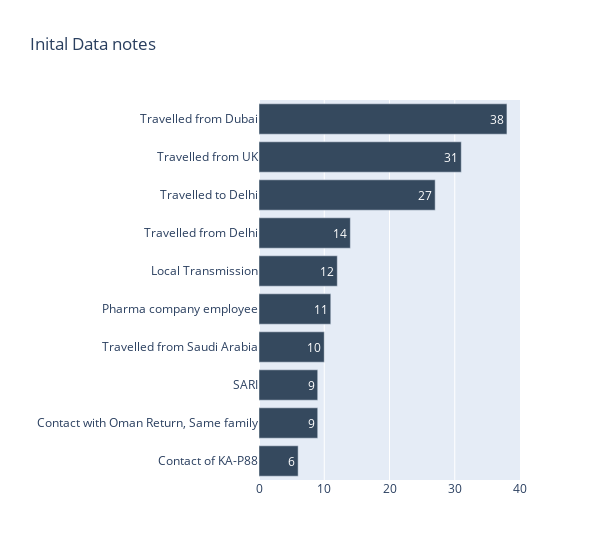

Notebook cell for this chart:
### Code cell
temppatientsDf = pd.DataFrame(patientsDf.groupby('notes')['notes'].count().sort_values(ascending=False))
temppatientsDf.columns = ['count']
temppatientsDf = temppatientsDf.reset_index()
temppatientsDf = temppatientsDf[temppatientsDf['notes']!='Details awaited']
temppatientsDf.head(10)
fig = px.bar(temppatientsDf.head(10).sort_values('count', ascending=True), x='count', y='notes', orientation='h', text='count', width=600,
       color_discrete_sequence = ['#35495e'], title='Inital Data notes')
fig.update_xaxes(title='')
fig.update_yaxes(title='')

### Figure 1 — Plotly figure (JSON) as saved in the notebook; plotly's stock layout.template omitted (floating-point values rounded to 4 significant figures)
{"data": [{"alignmentgroup": "True", "hovertemplate": "count=%{text}<br>notes=%{y}<extra></extra>", "legendgroup": "", "marker": {"color": "#35495e"}, "name": "", "offsetgroup": "", "orientation": "h", "showlegend": false, "text": [6, 9, 9, 10, 11, 12, 14, 27, 31, 38], "textposition": "auto", "type": "bar", "x": [6, 9, 9, 10, 11, 12, 14, 27, 31, 38], "xaxis": "x", "y": ["Contact of KA-P88", "Contact with Oman Return, Same family", "SARI", "Travelled from Saudi Arabia", "Pharma company employee", "Local Transmission", "Travelled from Delhi", "Travelled to Delhi", "Travelled from UK", "Travelled from Dubai"], "yaxis": "y"}], "layout": {"barmode": "relative", "legend": {"tracegroupgap": 0}, "title": {"text": "Inital Data notes"}, "width": 600, "xaxis": {"anchor": "y", "domain": [0, 1], "title": {"text": ""}}, "yaxis": {"anchor": "x", "domain": [0, 1], "title": {"text": ""}}}}
